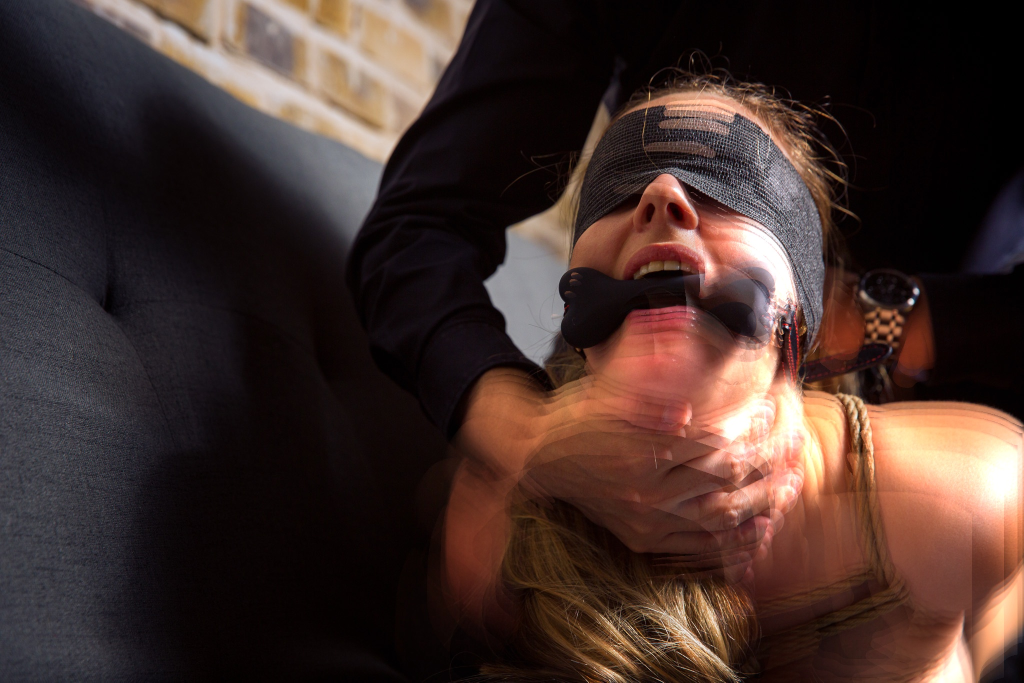
#> input picture ~/.openclaw/workspace/shared/finals/Adi_Levi_BLD_7766E_2026-04-08_00-18-40_tc-ghost_13.jpg, 2048 x 1365 px (shown at 1/2 size)
$ python -i noir-paint.py   (imports and definitions only)
#> lines starting #> are read from the running program, lines starting #| are printed output that depends on the picture
#> further down, picture is the input picture: PIL image 2048x1365 RGB; mean R, G, B 67.6, 48.6, 43.6
#!/home/rong/openclaw-venv/bin/python3
"""
Noir Paint — Pulpbrother-style high-contrast painterly effect.

Takes a photo and transforms it into a bold, posterized gouache/acrylic painting
with dramatic directional lighting, 2-3 tone palette, and visible paint texture.

Pipeline:
  1. Extract subject (BiRefNet) → place on black BG
  2. Detect body axis (MediaPipe pose) → compute perpendicular light direction
  3. Relight with IC-Light (hard directional, single source, far outside frame)
  4. Posterize to 2-3 tones (histogram-aware thresholds)
  5. Remap to palette (cool blue-grey or warm skin tones)
  6. Edge roughening (displacement noise at tone boundaries)
  7. Paint texture pass (Tensor Art img2img, strength 0.15-0.20)
  8. Canvas texture overlay
  9. Evaluate + output

Inspired by @pulpbrother's high-contrast painted figure studies.

Usage:
    python noir-paint.py --source photo.jpg
    python noir-paint.py --source photo.jpg --tones warm --light-angle 45
    python noir-paint.py --source photo.jpg --num-tones 3 --tones cool
"""

import os
import sys

# Auto-load env vars from ~/sol/.env if not already set
_env_file = os.path.expanduser("~/sol/.env")
# [7 lines not run here, left out]

import re
import json
import math
import time
import uuid
import random
import base64
import argparse
import shutil
import threading
import numpy as np
from io import BytesIO
from datetime import datetime, timedelta, timezone
try:
    from zoneinfo import ZoneInfo
    ISRAEL_TZ = ZoneInfo("Asia/Jerusalem")
except ImportError:
    ISRAEL_TZ = timezone(timedelta(hours=3))

import requests
import cv2
from PIL import Image, ImageFilter, ImageOps, ImageStat, ImageDraw, ImageEnhance
from scipy.ndimage import sobel
import mediapipe as mp

# Use shared masking module
sys.path.insert(0, os.path.dirname(os.path.abspath(__file__)))
from masking import build_mask

# [1 line not run here, left out]


# ---------------------------------------------------------------------------
# Palettes
# ---------------------------------------------------------------------------
PALETTES = {
    "cool": {
        "bg": (80, 95, 110),           # grey-blue background
        "black": (15, 18, 22),         # near-black with blue tint
        "shadow": (45, 55, 65),        # dark blue-grey
        "mid": (107, 125, 138),        # #6B7D8A
        "highlight": (175, 188, 198),  # blue-grey highlight
        "shadow_cast": (40, 50, 62),   # cast shadow tone
        "description": "Cool blue-grey monochrome (classic pulpbrother)",
    },
    "warm": {
        "bg": (75, 65, 55),
        "black": (15, 10, 8),
        "shadow": (70, 45, 35),
        "mid": (160, 120, 100),
        "highlight": (220, 195, 175),
        "shadow_cast": (50, 40, 32),
        "description": "Warm skin tones on dark",
    },
    "cold": {
        "bg": (60, 72, 90),
        "black": (10, 14, 20),
        "shadow": (30, 40, 55),
        "mid": (80, 100, 130),
        "highlight": (170, 185, 210),
        "shadow_cast": (35, 45, 60),
        "description": "Cold steel-blue tones",
    },
    "sepia": {
        "bg": (70, 60, 48),
        "black": (12, 10, 8),
        "shadow": (55, 40, 30),
        "mid": (130, 100, 70),
        "highlight": (210, 190, 160),
        "shadow_cast": (45, 35, 25),
        "description": "Sepia/vintage tone",
    },
}


# ---------------------------------------------------------------------------
# Logging
# ---------------------------------------------------------------------------
_log_lock = threading.Lock()


def log(output_dir, message, level="INFO"):
    israel_time = datetime.now(ISRAEL_TZ).strftime("%Y-%m-%d %H:%M:%S")
    formatted = f"[{israel_time}] [{level}] {message}"
    print(formatted)
    if output_dir:
        with _log_lock:
            log_path = os.path.join(output_dir, "workflow.log")
            with open(log_path, "a") as f:
                f.write(formatted + "\n")


# ---------------------------------------------------------------------------
# Helper: image to base64
# ---------------------------------------------------------------------------
# [7 lines left out: function _img_to_b64, not called in this run]


def _get_fal_key():
    return os.environ.get("FAL_API_KEY") or os.environ.get("FAL_KEY", "")


# ---------------------------------------------------------------------------
# Step 1: Extract subject on black background
# ---------------------------------------------------------------------------
# [15 lines left out: function extract_subject_on_black, not called in this run]


# ---------------------------------------------------------------------------
# Step 2: Detect body axis → compute light direction
# ---------------------------------------------------------------------------
POSE_MODEL = os.path.expanduser("~/openclaw-venv/mediapipe_models/pose_landmarker.task")

# MediaPipe pose landmark indices
LEFT_SHOULDER = 11
RIGHT_SHOULDER = 12
LEFT_HIP = 23
RIGHT_HIP = 24
NOSE = 0
LEFT_ANKLE = 27
RIGHT_ANKLE = 28


# [186 lines left out: functions detect_body_axis, angle_to_light_prompt, relight_subject, not called in this run]


# ---------------------------------------------------------------------------
# Step 4: Posterize (histogram-aware)
# ---------------------------------------------------------------------------
def presmooth_bilateral(img, output_dir=None):
    """Edge-preserving smooth before posterization.

    Smooths gradients into flat regions while keeping real edges sharp.
    This prevents jittery/dithered boundaries when posterizing.
    """
    from scipy.ndimage import sobel
    gray = np.array(img.convert("L")).astype(np.float32)
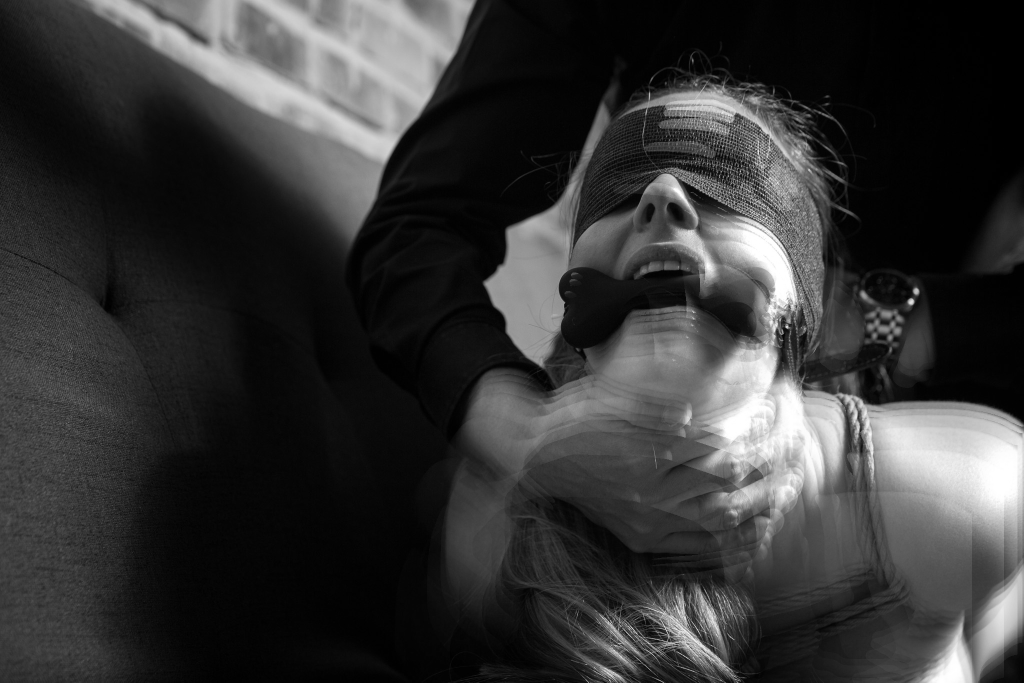
#> gray: shape (1365, 2048) float32 (shown at 1/2 size); min 0, max 255, mean 53.7
    blurred = img.filter(ImageFilter.GaussianBlur(radius=12))
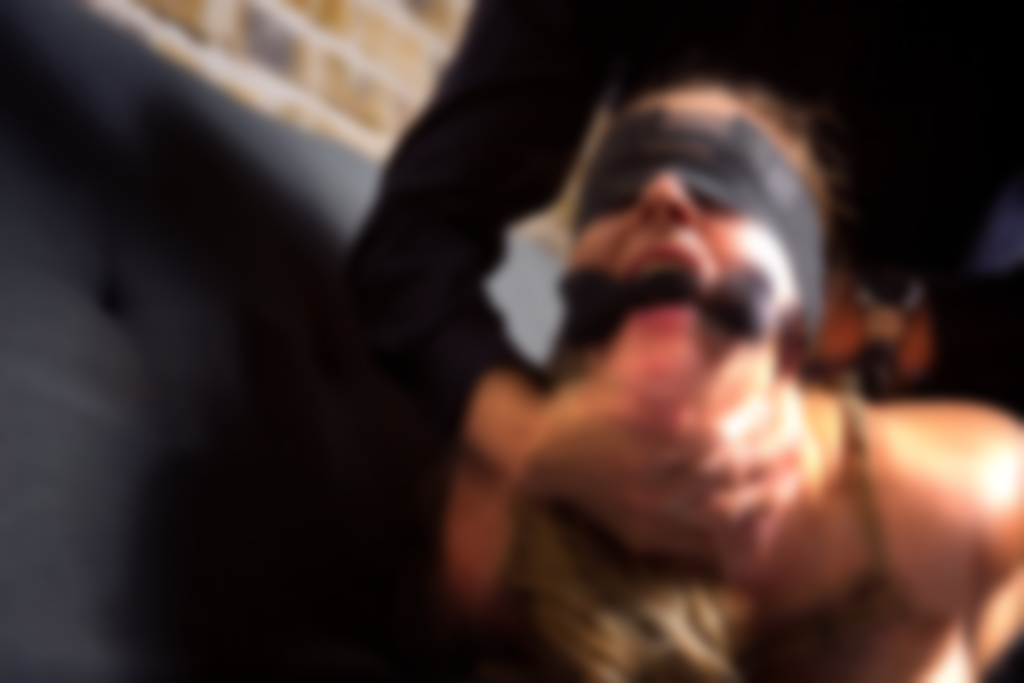
#> blurred: PIL image 2048x1365 RGB (shown at 1/2 size); mean R, G, B 67.6, 48.6, 43.6
    edges = np.sqrt(sobel(gray, axis=0)**2 + sobel(gray, axis=1)**2)
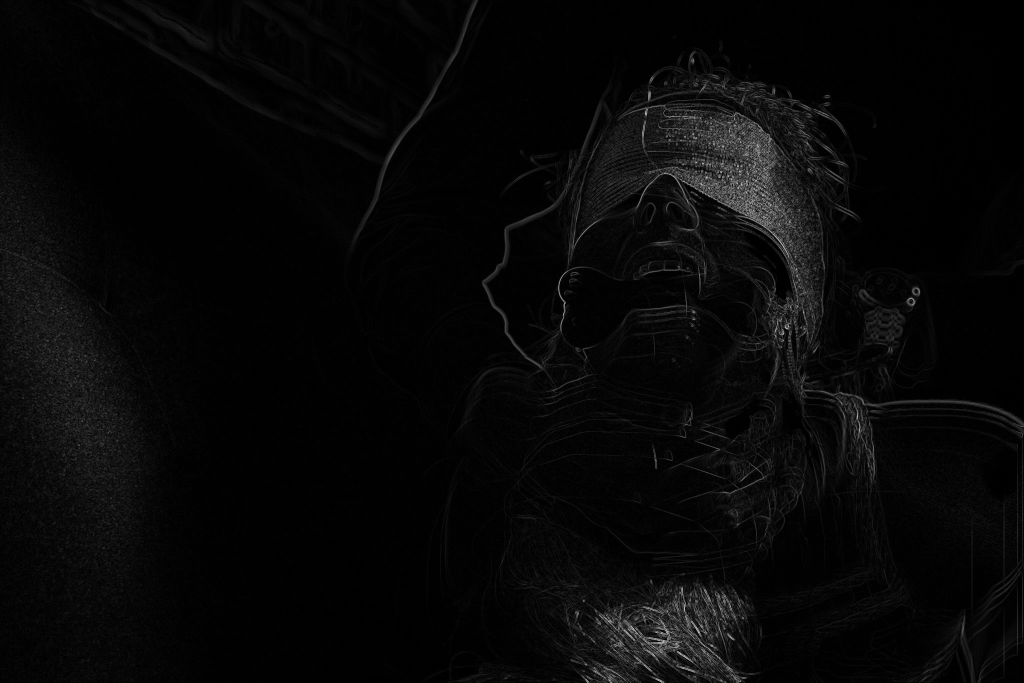
#> edges: shape (1365, 2048) float32 (shown at 1/2 size); min 0, max 780.2, mean 24.2; drawn with min black and max white
    edges = np.clip(edges / max(edges.max(), 1), 0, 1)[:, :, np.newaxis]
#> edges: shape (1365, 2048, 1) float32
    arr = np.array(blurred).astype(np.float32) * (1 - edges) + np.array(img).astype(np.float32) * edges
    result = Image.fromarray(np.clip(arr, 0, 255).astype(np.uint8))
    log(output_dir, "Bilateral pre-smooth applied")
    return result


# [638 lines left out: functions cast_shadow, detect_scene_context, posterize_histogram, remap_to_palette, roughen_edges, _slight_curve_between and 4 more, not called in this run]


# ---------------------------------------------------------------------------
# Gemini Evaluation
# ---------------------------------------------------------------------------
_EVAL_PROMPT = """\
You are an art director evaluating a painted portrait in the style of high-contrast \
gouache/acrylic paintings (similar to pulpbrother's style).

Evaluate the image on:
1. Is the tonal separation (posterization) clean and dramatic?
2. Do the shadows create interesting shapes that define the figure?
3. Does it have visible paint texture / brushwork feel?
4. Is the directional lighting effective — does it sculpt the form?
5. Does the palette work (monochrome consistency)?
6. Overall artistic impact and graphic boldness.

Respond ONLY with valid JSON (no markdown fences):
{
  "score": <int 1-10>,
  "critique": "<2-3 sentences>",
  "issues": [<zero or more from: "flat_lighting", "muddy_tones", "too_many_tones", \
"no_texture", "palette_wrong", "subject_lost", "too_dark", "too_bright">]
}"""


# [324 lines left out: functions evaluate_with_gemini, main, not called in this run]


# [2 lines not run here, left out]

>>> from PIL import Image
>>> picture = Image.open('../../~/.openclaw/workspace/shared/finals/Adi_Levi_BLD_7766E_2026-04-08_00-18-40_tc-ghost_13.jpg')
>>> result = presmooth_bilateral(picture)
